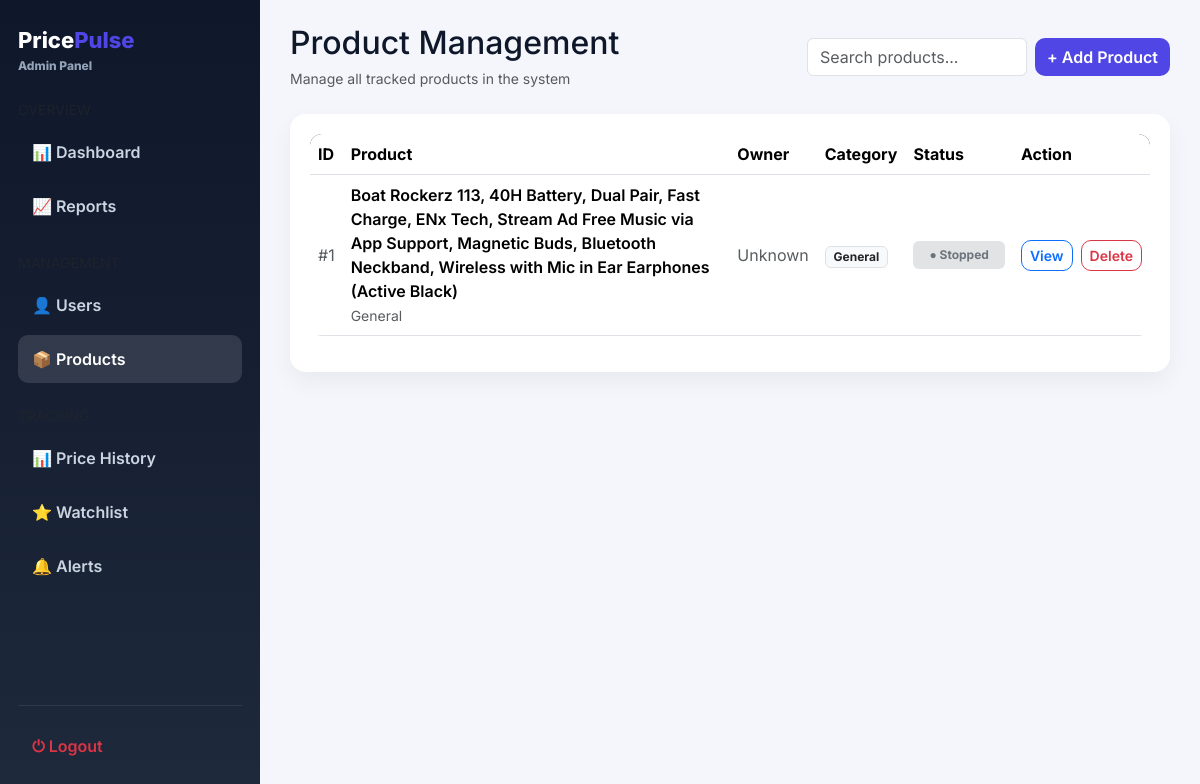
/admin/products (signed in), run on the app's committed database.
### app/models/product.py (models this page shows, shortened)
class Product(db.Model):
    __tablename__ = "products"
    id = db.Column(db.Integer, primary_key=True)
    user_id = db.Column(
        db.Integer,
        db.ForeignKey("users.id"),
        nullable=False,
        index=True
    )
    title = db.Column(db.String(500), nullable=False)
    price = db.Column(db.Float, default=0)
    old_price = db.Column(db.Float, nullable=True)
    image = db.Column(db.Text)
    rating = db.Column(db.Float, default=0)
    reviews = db.Column(db.String(100))
    url = db.Column(db.Text)
    website = db.Column(db.String(100))
    source = db.Column(db.String(100))
    category = db.Column(
        db.String(100),
        default="General"
    )
    subcategory = db.Column(
        db.String(100),
        nullable=True
    )
    created_at = db.Column(
        db.DateTime,
        default=lambda: datetime.now(timezone.utc)
    )
    updated_at = db.Column(
        db.DateTime,
        default=lambda: datetime.now(timezone.utc),
        onupdate=lambda: datetime.now(timezone.utc)
    )
    links = db.relationship(
        "ProductLink",
        backref="product",
        cascade="all, delete-orphan",
        lazy=True
    )
    tracked_items = db.relationship(
        "TrackedProduct",
        backref="tracked_product_ref",
        cascade="all, delete-orphan",
        lazy=True
    )

### app/routes/admin.py (the view)
@admin_bp.route("/products")
@login_required
def products():
    if not admin_required():
        return redirect(url_for("web.dashboard"))
    page = request.args.get("page", 1, type=int)
    products = Product.query.order_by(Product.id.desc()).paginate(
        page=page,
        per_page=10,
        error_out=False
    )
    return render_template("admin/products.html", products=products)

### app/extensions.py (called while the page is built)
@login_manager.user_loader
def load_user(user_id):
    from app.extensions import db
    from app.models.user import User
    return db.session.get(User, int(user_id))

### app/routes/admin.py (called while the page is built)
def is_admin():
    return (
        current_user.is_authenticated and
        hasattr(current_user, "role") and
        current_user.role == "admin"
    )

def admin_required():
    if not is_admin():
        flash("Access denied. Admin only.", "danger")
        return False
    return True

### app/templates/admin/products.html (shortened to what this page needs)
{% extends "admin/base_admin.html" %}
{% block content %}
<div class="d-flex justify-content-between align-items-center mb-4 flex-wrap gap-2">
    <div>
        <h2 class="page-title mb-1">Product Management</h2>
        <small class="text-muted">Manage all tracked products in the system</small>
    </div>
    <div class="d-flex gap-2">
        <input type="text" id="productSearch" class="form-control" placeholder="Search products..." style="max-width:220px;">
        <button class="btn btn-primary">+ Add Product</button>
    </div>
</div>
<div class="card-box">
    {% if products %}
    <div class="table-responsive">
        <table class="table table-hover align-middle" id="productTable">
            <thead>
                <tr>
                    <th>ID</th>
                    <th>Product</th>
                    <th>Owner</th>
                    <th>Category</th>
                    <th>Status</th>
                    <th>Action</th>
                </tr>
            </thead>
            <tbody>
            {% for product in products %}
            <tr>
                <td class="text-muted">#{{ product.id }}</td>
                <td>
                    <div class="fw-semibold">{{ product.title }}</div>
                    <small class="text-muted">
                        {{ product.category if product.category else "No category" }}
                    </small>
                </td>
                <td>
                    {% if product.owner %}
                        <span class="fw-semibold">{{ product.owner.username }}</span>
                    {% else %}
                        <span class="text-muted">Unknown</span>
                    {% endif %}
                </td>
                <td>
                    <span class="badge bg-light text-dark border">
                        {{ product.category if product.category else "General" }}
                    </span>
                </td>
                <td>
                    {% if product.is_tracking %}
                        <span class="badge bg-success-subtle text-success px-3 py-2">
                            ● Active
                        </span>
                    {% else %}
                        <span class="badge bg-secondary-subtle text-secondary px-3 py-2">
                            ● Stopped
                        </span>
                    {% endif %}
                </td>
                <td>
                    <div class="d-flex gap-2">
                        <a href="#"
                           class="btn btn-sm btn-outline-primary">
                           View
                        </a>
                        <a href="{{ url_for('admin.delete_product', product_id=product.id) }}"
                           class="btn btn-sm btn-outline-danger"
                           onclick="return confirm('Delete this product?')">
                           Delete
                        </a>
                    </div>
                </td>
            </tr>
            {% endfor %}
            </tbody>
        </table>
    </div>
    {% endif %}
</div>
{% endblock %}

### app/templates/admin/base_admin.html (style rules this page uses)
:root { --bg:#f4f6fb; --card:#ffffff; --primary:#4f46e5; --sidebar:#0f172a; --sidebar-light:#1e293b; --text:#0f172a; --muted:#64748b; --border:#e5e7eb; --radius:16px; }
body { margin:0; font-family:'Inter',sans-serif; background:var(--bg); color:var(--text); }
.card-box { background:var(--card); padding:20px; border-radius:var(--radius); box-shadow:0 10px 25px rgba(0,0,0,.05); transition:.2s; }
.table { background:white; border-radius:12px; overflow:hidden; }
.table thead { background:#0f172a; color:white; }
.btn-primary { background:var(--primary); border:none; }
.btn { border-radius:10px; font-weight:600; }

### data on the page
Product: id "1", title "Boat Rockerz 113, 40H Battery, Dual Pair, Fast Charge, ENx Tech, Stream Ad Free Music via App Support, Magnetic Buds, Bluetooth Neckband, Wireless with Mic in Ear Earphones (Active Black)", category "General"
